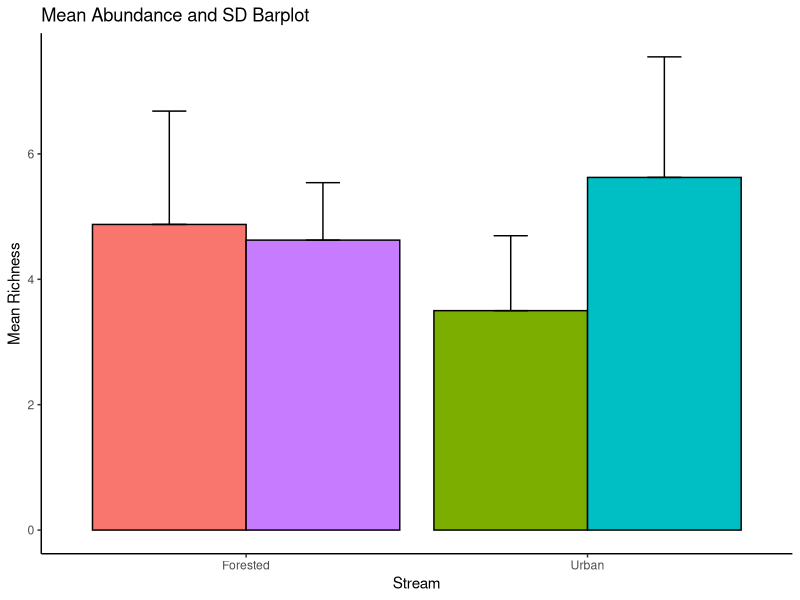
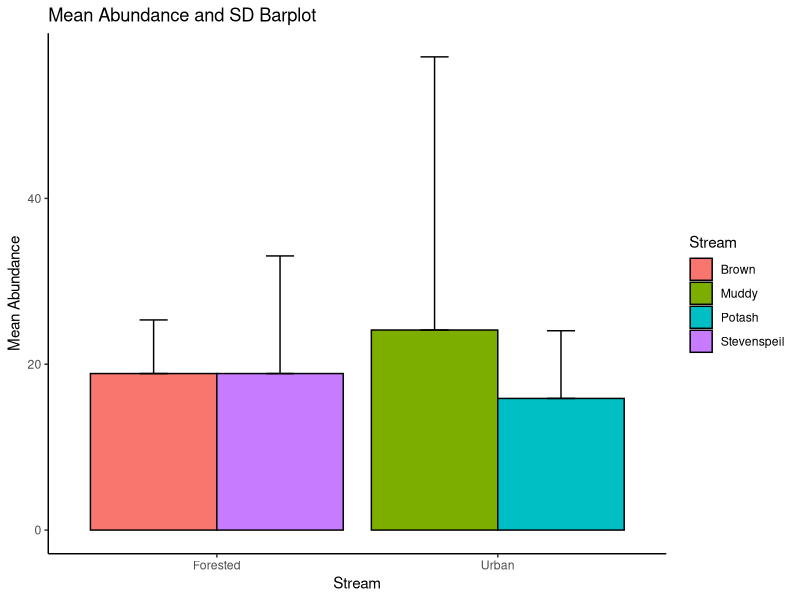
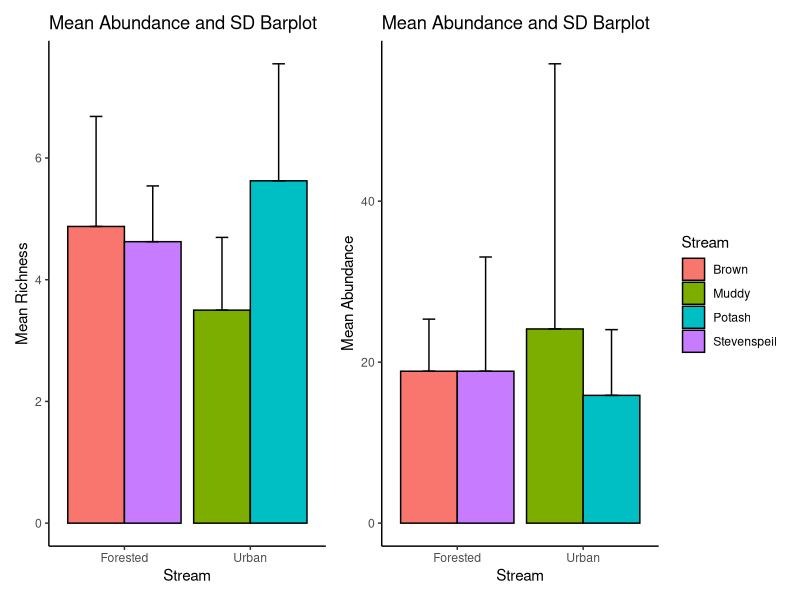

Reproduce these figures in R, in order.



library(readxl)
library(dplyr)
library(ggplot2)

data <- read_excel('2023 Maya Thomson/Sum_Stream_Data.xlsx', sheet = 'Macros')
head(data,6)


# Sum total of individuals by Stream, Pack, Family
richness <- data %>%
  group_by(Stream, Pack) %>%
  summarize(Family_richness = n_distinct(Family))

head(richness)

# Summarize by stream
summary_richness <- richness %>%
  group_by(Stream) %>%
  summarise(Mean_Fam_richness = mean(Family_richness),
    SD_Fam_richness = sd(Family_richness))


# Create a new column for grouping
summary_richness$Group <- ifelse(summary_richness$Stream %in% 
                                   c("Brown", "Stevenspeil"), "Forested", "Urban")

# Create barplot
p <- ggplot(summary_richness, aes(x = Group, y = Mean_Fam_richness, fill = Stream)) +
  geom_bar(stat = "identity", position = "dodge", color = "black") +
  geom_errorbar(aes(ymin = Mean_Fam_richness, ymax = Mean_Fam_richness + SD_Fam_richness),
                position = position_dodge(0.9), width = 0.2) +
  labs(title = "Mean Abundance and SD Barplot",
       x = "Stream",
       y = "Mean Richness") +
  theme_classic() +
  theme(legend.position = "none")
p



# Count and sum characters in the Family column by Stream and Pack
abundance <- data %>%
  group_by(Stream, Pack) %>%
  summarize(abundance = n()) 
  

abundance


# General -----------------------------------------------------------------
# Calculate mean and standard deviation for each stream
summary_abundance <- abundance %>%
  group_by(Stream) %>%
  summarize(mean_abundance = mean(abundance),
            sd_abundance = sd(abundance))


# Create a new column for grouping
summary_abundance$Group <- ifelse(summary_abundance$Stream %in% 
                                    c("Brown", "Stevenspeil"), "Forested", "Urban")

# Create barplot for abundance
q <- ggplot(summary_abundance, aes(x = Group, y = mean_abundance, fill = Stream)) +
  geom_bar(stat = "identity", position = "dodge", color = "black") +
  geom_errorbar(aes(ymin = mean_abundance, ymax = mean_abundance + sd_abundance),
                position = position_dodge(0.9), width = 0.2) +
  labs(title = "Mean Abundance and SD Barplot",
       x = "Stream",
       y = "Mean Abundance") +
  theme_classic()

q

library(patchwork)
p + q



